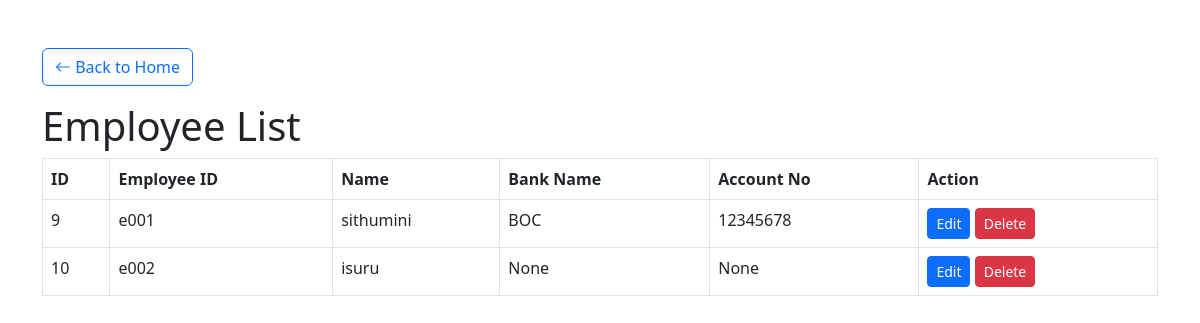
The app's page /view-employee/ with its own data.
### paysheet/models.py (models this page shows, shortened)
class Employee(models.Model):
    employee_id = models.CharField(max_length=20, unique=True,default="")
    name = models.CharField(max_length=100)
    bank_name = models.CharField(max_length=100, null=True, blank=True)  # Add bank_name field
    account_number = models.CharField(max_length=20, null=True, blank=True)

### paysheet/views.py (the view)
# urls.py: path('view-employee/', views.employees, name="employees"),
def employees(request):
    form = Employee.objects.all()
    context = {'form':form}
    return render(request, 'view-employee.html', context)

### templates/view-employee.html (shortened to what this page needs)
<!DOCTYPE html>
<html lang="en">
<head>
    <link href="https://cdn.jsdelivr.net/npm/bootstrap@5.3.0-alpha1/dist/css/bootstrap.min.css" rel="stylesheet">
    <link href="https://cdn.jsdelivr.net/npm/bootstrap-icons/font/bootstrap-icons.css" rel="stylesheet">
</head>
<body>
    <div class="container mt-5">
        <a href="/" class="btn btn-outline-primary mb-3"><i class="bi bi-arrow-left"></i> Back to Home</a>
        <h1>Employee List</h1>
        <div class="table-responsive">
            <table class="table table-bordered">
                <thead>
                    <tr>
                        <th>ID</th>
                        <th>Employee ID</th>
                        <th>Name</th>
                        <th>Bank Name</th>
                        <th>Account No</th>
                        <th>Action</th>
                    </tr>
                </thead>
                <tbody>
                    {% for data in form %}
                    <tr>
                        <td>{{ data.id }}</td>
                        <td>{{ data.employee_id }}</td>
                        <td>{{ data.name }}</td>
                        <td>{{ data.bank_name }}</td>
                        <td>{{ data.account_number }}</td>
                        <td>
                            <a href="{% url 'edit-emp' data.id %}" class="btn btn-primary btn-sm">Edit</a>
                            <a href="{% url 'delete-emp' data.id %}" class="btn btn-danger btn-sm">Delete</a>
                        </td>
                    </tr>
                    {% endfor %}
                </tbody>
            </table>
        </div>
    </div>
</body>
</html>

### records on screen
Employee: id "9", employee_id "e001", name "sithumini", bank_name "BOC", account_number "12345678"
Employee: id "10", employee_id "e002", name "isuru", bank_name "None", account_number "None"
